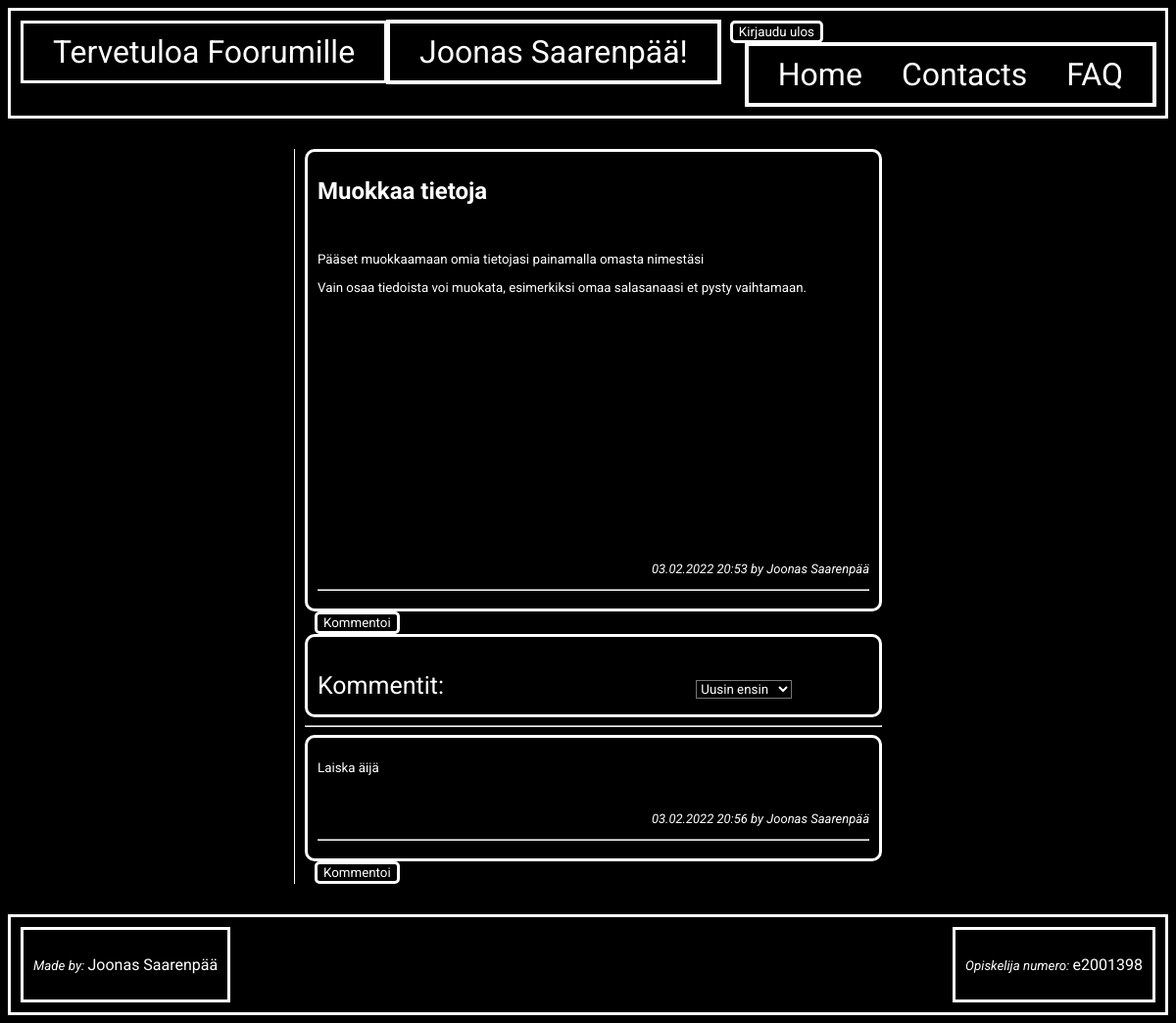
The app's page /thread_page.php?thread_id=25 (signed in) with its own data.
### tables this page shows
CREATE TABLE `Threads` (
  `thread_ID` int(100) NOT NULL,
  `thread_topic` varchar(100) NOT NULL,
  `thread_summary` varchar(100) NOT NULL,
  `thread_content` varchar(1500) NOT NULL,
  `thread_date` datetime NOT NULL,
  `thread_img` blob,
  `user_id` int(100) NOT NULL
);

CREATE TABLE `Users` (
  `user_id` int(100) NOT NULL,
  `user_firstname` varchar(20) DEFAULT NULL,
  `user_lastname` varchar(20) DEFAULT NULL,
  `password` varchar(60) NOT NULL,
  `user_email` varchar(100) NOT NULL
);

CREATE TABLE `Comments` (
  `comment_ID` int(11) NOT NULL,
  `comment_content` varchar(1500) NOT NULL,
  `comment_date` datetime NOT NULL,
  `user_id` int(100) NOT NULL,
  `thread_ID` int(100) NOT NULL
);

### thread_page.php (the view, shortened to what this page needs)
<?php
function commentBox(){
    echo'
        <button class="new_thread_button">Kommentoi</button>
        <div id="new_thread" class="new_thread">
            <li><form method="POST" action="new_comment.php">
                        <textarea name="comment_content" class="comment_content" placeholder="Comment" required></textarea>
                        <input name="thread_ID" value="'.$_GET['thread_id'].'" hidden>
                        <br>
                        <input class="thread_button" type="submit" value="Lähetä">
                </form>
                <hr>
            </li>
        </div>';
}
?>
<!DOCTYPE html>
<html lang="en">
<head>
    <link rel="stylesheet" href="tyyli.css">
</head>
<body>
    <div class="container_front">
        <?php include("templates/header.php") ?>
        <ol class="listOf_threads">
        <?php
            try{
                $conn = ConnectToDB();
                $thread_index = $_GET['thread_id'];
                $stmt_thread = $conn->prepare("SELECT Threads.*, Users.user_firstname, Users.user_lastname
                                               FROM Threads
                                               INNER JOIN Users ON Threads.user_id = Users.user_id
                                               WHERE Threads.thread_ID = ".$thread_index."");
                $stmt_thread->execute();
                $thread = $stmt_thread->fetchAll(PDO::FETCH_ASSOC);
                if(isset($_GET['sort']) && strlen(trim($_GET['sort'])) > 0){
                    $sort = addslashes(trim($_GET['sort']));
                }
                else{
                    $sort = 'DESC';
                }
                $sqlComments="SELECT Comments.*, Users.user_firstname, Users.user_lastname, Threads.thread_ID
                              FROM ((Comments
                              INNER JOIN Users ON Comments.user_id = Users.user_id)
                              INNER JOIN Threads ON Comments.thread_ID = Threads.thread_ID)
                              WHERE Comments.thread_ID = :thread_index
                              ORDER BY Comments.Comment_date ".$sort."";
                $stmt_comments = $conn->prepare($sqlComments);
                $stmt_comments->bindParam(':thread_index', $thread_index);
                $stmt_comments->execute();
                $comment = $stmt_comments->fetchAll(PDO::FETCH_ASSOC);
            }
            catch(PDOException $e){
                $e->getMessage();
            };
            foreach($thread as $row){
                echo "
                <div class='thread'>
                    <li>
                        <h1 class='thread_topic_button'>".$row['thread_topic']."</h1>
                        <img class='thread_image'></img>
                        <p class='thread_summary'>".$row['thread_summary']."</p>
                        <p class='thread_content'>".$row['thread_content']."</p>
                        <br>
                        <p class='timestamp'>".date('d.m.Y H:i', strtotime($row['thread_date']))." by ".$row['user_firstname']." ".$row['user_lastname']."</p>
                        <hr>
                    </li>
                </div>";
            };
            commentBox();
            ?>
            <div class='thread'>
                <p class='otsikko'>Kommentit:</p>
                    <select onchange="location = this.value;" name="sort" id="sort" class="sort">
                        <option value="thread_page.php?<?php echo 'thread_id='.$thread_index.''?>&sort=DESC">Uusin ensin</option>
                    </select>
            </div>
            <hr>
            <?php
            foreach($comment as $row){
                echo "
                <div class='thread' id='".$row['comment_ID']."'>
                    <li>
                        <p class='thread_summary'>".$row['comment_content']."</p>
                        <br>
                        <p class='timestamp'>".date('d.m.Y H:i', strtotime($row['comment_date']))." by ".$row['user_firstname']." ".$row['user_lastname']."</p>
                        <hr>
                    </li>
                </div>";
            }
        ?>
        </ol>
        <?php include("templates/footer.php") ?>
    </div>
</body>
</html>

### tyyli.css (style rules this page uses)
.container_front { display: grid; grid-template-columns: 1fr 600px 1fr; grid-template-rows: auto auto auto; row-gap: 15px; column-gap: 10px; box-sizing: border-box; }
.listOf_threads { grid-column: 2 / 3; grid-row: 2; border-left: 1px solid white; padding-left: 10px; }
.thread { background-color: black; padding: 5px; box-sizing: border-box; word-wrap: break-word; border-radius: 10px; }
.otsikko { margin-bottom: 5px; text-align: left; font-size: 25px; display: inline-flex; }
.container_front div, .header .listOf_threads { padding: 10px; border: 3px, solid, white; }
.thread_topic_button { border: none; padding: 0; background-color: transparent; text-align: left; font-size: x-large; cursor: pointer; word-wrap: break-word; }
.thread_summary { margin-bottom: 5px; text-align: left; font-size: smaller; width: 100%; height: auto; resize: none; }
.thread_content { margin-bottom: 5px; text-align: left; font-size: smaller; width: 100%; height: 250px; resize: none; white-space: normal; word-wrap: break-word; }
.timestamp { text-align: right; font-size: small; font-style: italic; }
.new_thread_button { border: none; background-color: black; color: white; border-style: solid; border-radius: 5px; margin-left: 10px; cursor: pointer; }
.sort { background-color: black; display: inline-flex; margin-left: 45%; }
* { font-family: 'Roboto', sans-serif; color: white; }
html { background: black; }
ol { list-style: none; padding-left: 0px; }
h1 { font-style: bold; font-family: 'Roboto', sans-serif; }
p { font-style: bold; font-family: 'Roboto', sans-serif; text-align: center; color: white; }

### records on screen
threads: thread_topic "Muokkaa tietoja", thread_summary "Pääset muokkaamaan omia tietojasi painamalla omasta nimestäsi", thread_content "Vain osaa tiedoista voi muokata, esimerkiksi omaa salasanaasi et pysty vaihtamaan.", thread_date "03.02.2022 20:53", user.user_firstname "Joonas", user.user_lastname "Saarenpää"
comments: comment_content "Laiska äijä", comment_date "03.02.2022 20:56", user.user_firstname "Joonas", user.user_lastname "Saarenpää"

### other values on screen
$fname "Joonas"
$lname "Saarenpää"
